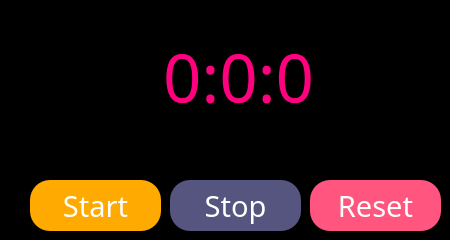
    <widget class="QWidget" name="tab_4">
     <property name="palette">
      <palette>
       <active>
        <colorrole role="WindowText">
         <brush brushstyle="SolidPattern">
          <color alpha="255">
           <red>36</red>
           <green>36</green>
           <blue>35</blue>
          </color>
         </brush>
        </colorrole>
        <colorrole role="Button">
         <brush brushstyle="SolidPattern">
          <color alpha="255">
           <red>0</red>
           <green>0</green>
           <blue>0</blue>
          </color>
         </brush>
        </colorrole>
        <colorrole role="Light">
         <brush brushstyle="SolidPattern">
          <color alpha="255">
           <red>70</red>
           <green>70</green>
           <blue>69</blue>
          </color>
         </brush>
        </colorrole>
        <colorrole role="Midlight">
         <brush brushstyle="SolidPattern">
          <color alpha="255">
           <red>58</red>
           <green>58</green>
           <blue>57</blue>
          </color>
         </brush>
        </colorrole>
        <colorrole role="Dark">
         <brush brushstyle="SolidPattern">
          <color alpha="255">
           <red>23</red>
           <green>23</green>
           <blue>23</blue>
          </color>
         </brush>
        </colorrole>
        <colorrole role="Mid">
         <brush brushstyle="SolidPattern">
          <color alpha="255">
           <red>31</red>
           <green>31</green>
           <blue>31</blue>
          </color>
         </brush>
        </colorrole>
        <colorrole role="Text">
         <brush brushstyle="SolidPattern">
          <color alpha="255">
           <red>255</red>
           <green>255</green>
           <blue>255</blue>
          </color>
         </brush>
        </colorrole>
        <colorrole role="BrightText">
         <brush brushstyle="SolidPattern">
          <color alpha="255">
           <red>255</red>
           <green>255</green>
           <blue>255</blue>
          </color>
         </brush>
        </colorrole>
        <colorrole role="ButtonText">
         <brush brushstyle="SolidPattern">
          <color alpha="255">
           <red>51</red>
           <green>51</green>
           <blue>50</blue>
          </color>
         </brush>
        </colorrole>
        <colorrole role="Base">
         <brush brushstyle="SolidPattern">
          <color alpha="255">
           <red>0</red>
           <green>0</green>
           <blue>0</blue>
          </color>
         </brush>
        </colorrole>
        <colorrole role="Window">
         <brush brushstyle="SolidPattern">
          <color alpha="255">
           <red>0</red>
           <green>0</green>
           <blue>0</blue>
          </color>
         </brush>
        </colorrole>
        <colorrole role="Shadow">
         <brush brushstyle="SolidPattern">
          <color alpha="255">
           <red>0</red>
           <green>0</green>
           <blue>0</blue>
          </color>
         </brush>
        </colorrole>
        <colorrole role="AlternateBase">
         <brush brushstyle="SolidPattern">
          <color alpha="255">
           <red>23</red>
           <green>23</green>
           <blue>23</blue>
          </color>
         </brush>
        </colorrole>
        <colorrole role="ToolTipBase">
         <brush brushstyle="SolidPattern">
          <color alpha="255">
           <red>255</red>
           <green>255</green>
           <blue>220</blue>
          </color>
         </brush>
        </colorrole>
        <colorrole role="ToolTipText">
         <brush brushstyle="SolidPattern">
          <color alpha="255">
           <red>0</red>
           <green>0</green>
           <blue>0</blue>
          </color>
         </brush>
        </colorrole>
        <colorrole role="PlaceholderText">
         <brush brushstyle="SolidPattern">
          <color alpha="127">
           <red>255</red>
           <green>255</green>
           <blue>255</blue>
          </color>
         </brush>
        </colorrole>
        <colorrole role="Accent">
         <brush brushstyle="SolidPattern">
          <color alpha="255">
           <red>0</red>
           <green>0</green>
           <blue>0</blue>
          </color>
         </brush>
        </colorrole>
       </active>
       <inactive>
        <colorrole role="WindowText">
         <brush brushstyle="SolidPattern">
          <color alpha="255">
           <red>36</red>
           <green>36</green>
           <blue>35</blue>
          </color>
         </brush>
        </colorrole>
        <colorrole role="Button">
         <brush brushstyle="SolidPattern">
          <color alpha="255">
           <red>0</red>
           <green>0</green>
           <blue>0</blue>
          </color>
         </brush>
        </colorrole>
        <colorrole role="Light">
         <brush brushstyle="SolidPattern">
          <color alpha="255">
           <red>70</red>
           <green>70</green>
           <blue>69</blue>
          </color>
         </brush>
        </colorrole>
        <colorrole role="Midlight">
         <brush brushstyle="SolidPattern">
          <color alpha="255">
           <red>58</red>
           <green>58</green>
           <blue>57</blue>
          </color>
         </brush>
        </colorrole>
        <colorrole role="Dark">
         <brush brushstyle="SolidPattern">
          <color alpha="255">
           <red>23</red>
           <green>23</green>
           <blue>23</blue>
          </color>
         </brush>
        </colorrole>
        <colorrole role="Mid">
         <brush brushstyle="SolidPattern">
          <color alpha="255">
           <red>31</red>
           <green>31</green>
           <blue>31</blue>
          </color>
         </brush>
        </colorrole>
        <colorrole role="Text">
         <brush brushstyle="SolidPattern">
          <color alpha="255">
           <red>255</red>
           <green>255</green>
           <blue>255</blue>
          </color>
         </brush>
        </colorrole>
        <colorrole role="BrightText">
         <brush brushstyle="SolidPattern">
          <color alpha="255">
           <red>255</red>
           <green>255</green>
           <blue>255</blue>
          </color>
         </brush>
        </colorrole>
        <colorrole role="ButtonText">
         <brush brushstyle="SolidPattern">
          <color alpha="255">
           <red>51</red>
           <green>51</green>
           <blue>50</blue>
          </color>
         </brush>
        </colorrole>
        <colorrole role="Base">
         <brush brushstyle="SolidPattern">
          <color alpha="255">
           <red>0</red>
           <green>0</green>
           <blue>0</blue>
          </color>
         </brush>
        </colorrole>
        <colorrole role="Window">
         <brush brushstyle="SolidPattern">
          <color alpha="255">
           <red>0</red>
           <green>0</green>
           <blue>0</blue>
          </color>
         </brush>
        </colorrole>
        <colorrole role="Shadow">
         <brush brushstyle="SolidPattern">
          <color alpha="255">
           <red>0</red>
           <green>0</green>
           <blue>0</blue>
          </color>
         </brush>
        </colorrole>
        <colorrole role="AlternateBase">
         <brush brushstyle="SolidPattern">
          <color alpha="255">
           <red>23</red>
           <green>23</green>
           <blue>23</blue>
          </color>
         </brush>
        </colorrole>
        <colorrole role="ToolTipBase">
         <brush brushstyle="SolidPattern">
          <color alpha="255">
           <red>255</red>
           <green>255</green>
           <blue>220</blue>
          </color>
         </brush>
        </colorrole>
        <colorrole role="ToolTipText">
         <brush brushstyle="SolidPattern">
          <color alpha="255">
           <red>0</red>
           <green>0</green>
           <blue>0</blue>
          </color>
         </brush>
        </colorrole>
        <colorrole role="PlaceholderText">
         <brush brushstyle="SolidPattern">
          <color alpha="127">
           <red>255</red>
           <green>255</green>
           <blue>255</blue>
          </color>
         </brush>
        </colorrole>
        <colorrole role="Accent">
         <brush brushstyle="SolidPattern">
          <color alpha="255">
           <red>0</red>
           <green>0</green>
           <blue>0</blue>
          </color>
         </brush>
        </colorrole>
       </inactive>
       <disabled>
        <colorrole role="WindowText">
         <brush brushstyle="SolidPattern">
          <color alpha="255">
           <red>23</red>
           <green>23</green>
           <blue>23</blue>
          </color>
         </brush>
        </colorrole>
        <colorrole role="Button">
         <brush brushstyle="SolidPattern">
          <color alpha="255">
           <red>0</red>
           <green>0</green>
           <blue>0</blue>
          </color>
         </brush>
        </colorrole>
        <colorrole role="Light">
         <brush brushstyle="SolidPattern">
          <color alpha="255">
           <red>70</red>
           <green>70</green>
           <blue>69</blue>
          </color>
         </brush>
        </colorrole>
        <colorrole role="Midlight">
         <brush brushstyle="SolidPattern">
          <color alpha="255">
           <red>58</red>
           <green>58</green>
           <blue>57</blue>
          </color>
         </brush>
        </colorrole>
        <colorrole role="Dark">
         <brush brushstyle="SolidPattern">
          <color alpha="255">
           <red>23</red>
           <green>23</green>
           <blue>23</blue>
          </color>
         </brush>
        </colorrole>
        <colorrole role="Mid">
         <brush brushstyle="SolidPattern">
          <color alpha="255">
           <red>31</red>
           <green>31</green>
           <blue>31</blue>
          </color>
         </brush>
        </colorrole>
        <colorrole role="Text">
         <brush brushstyle="SolidPattern">
          <color alpha="255">
           <red>23</red>
           <green>23</green>
           <blue>23</blue>
          </color>
         </brush>
        </colorrole>
        <colorrole role="BrightText">
         <brush brushstyle="SolidPattern">
          <color alpha="255">
           <red>255</red>
           <green>255</green>
           <blue>255</blue>
          </color>
         </brush>
        </colorrole>
        <colorrole role="ButtonText">
         <brush brushstyle="SolidPattern">
          <color alpha="255">
           <red>23</red>
           <green>23</green>
           <blue>23</blue>
          </color>
         </brush>
        </colorrole>
        <colorrole role="Base">
         <brush brushstyle="SolidPattern">
          <color alpha="255">
           <red>0</red>
           <green>0</green>
           <blue>0</blue>
          </color>
         </brush>
        </colorrole>
        <colorrole role="Window">
         <brush brushstyle="SolidPattern">
          <color alpha="255">
           <red>0</red>
           <green>0</green>
           <blue>0</blue>
          </color>
         </brush>
        </colorrole>
        <colorrole role="Shadow">
         <brush brushstyle="SolidPattern">
          <color alpha="255">
           <red>0</red>
           <green>0</green>
           <blue>0</blue>
          </color>
         </brush>
        </colorrole>
        <colorrole role="AlternateBase">
         <brush brushstyle="SolidPattern">
          <color alpha="255">
           <red>47</red>
           <green>47</green>
           <blue>46</blue>
          </color>
         </brush>
        </colorrole>
        <colorrole role="ToolTipBase">
         <brush brushstyle="SolidPattern">
          <color alpha="255">
           <red>255</red>
           <green>255</green>
           <blue>220</blue>
          </color>
         </brush>
        </colorrole>
        <colorrole role="ToolTipText">
         <brush brushstyle="SolidPattern">
          <color alpha="255">
           <red>0</red>
           <green>0</green>
           <blue>0</blue>
          </color>
         </brush>
        </colorrole>
        <colorrole role="PlaceholderText">
         <brush brushstyle="SolidPattern">
          <color alpha="127">
           <red>23</red>
           <green>23</green>
           <blue>23</blue>
          </color>
         </brush>
        </colorrole>
        <colorrole role="Accent">
         <brush brushstyle="SolidPattern">
          <color alpha="255">
           <red>33</red>
           <green>33</green>
           <blue>32</blue>
          </color>
         </brush>
        </colorrole>
       </disabled>
      </palette>
     </property>
     <property name="autoFillBackground">
      <bool>false</bool>
     </property>
     <property name="styleSheet">
      <string notr="true">background-color:rgba(0, 0, 0, 255)</string>
     </property>
     <attribute name="title">
      <string>StopWatch</string>
     </attribute>
     <widget class="QLabel" name="lbl_stopwatch">
      <property name="geometry">
       <rect>
        <x>48</x>
        <y>36</y>
        <width>381</width>
        <height>81</height>
       </rect>
      </property>
      <property name="palette">
       <palette>
        <active>
         <colorrole role="WindowText">
          <brush brushstyle="SolidPattern">
           <color alpha="255">
            <red>255</red>
            <green>255</green>
            <blue>255</blue>
           </color>
          </brush>
         </colorrole>
         <colorrole role="Button">
          <brush brushstyle="SolidPattern">
           <color alpha="255">
            <red>0</red>
            <green>0</green>
            <blue>0</blue>
           </color>
          </brush>
         </colorrole>
         <colorrole role="Light">
          <brush brushstyle="SolidPattern">
           <color alpha="255">
            <red>37</red>
            <green>63</green>
            <blue>75</blue>
           </color>
          </brush>
         </colorrole>
         <colorrole role="Midlight">
          <brush brushstyle="SolidPattern">
           <color alpha="255">
            <red>31</red>
            <green>52</green>
            <blue>62</blue>
           </color>
          </brush>
         </colorrole>
         <colorrole role="Dark">
          <brush brushstyle="SolidPattern">
           <color alpha="255">
            <red>12</red>
            <green>21</green>
            <blue>25</blue>
           </color>
          </brush>
         </colorrole>
         <colorrole role="Mid">
          <brush brushstyle="SolidPattern">
           <color alpha="255">
            <red>17</red>
            <green>28</green>
            <blue>33</blue>
           </color>
          </brush>
         </colorrole>
         <colorrole role="Text">
          <brush brushstyle="SolidPattern">
           <color alpha="255">
            <red>255</red>
            <green>255</green>
            <blue>255</blue>
           </color>
          </brush>
         </colorrole>
         <colorrole role="BrightText">
          <brush brushstyle="SolidPattern">
           <color alpha="255">
            <red>255</red>
            <green>255</green>
            <blue>255</blue>
           </color>
          </brush>
         </colorrole>
         <colorrole role="ButtonText">
          <brush brushstyle="SolidPattern">
           <color alpha="255">
            <red>255</red>
            <green>255</green>
            <blue>255</blue>
           </color>
          </brush>
         </colorrole>
         <colorrole role="Base">
          <brush brushstyle="SolidPattern">
           <color alpha="255">
            <red>0</red>
            <green>0</green>
            <blue>0</blue>
           </color>
          </brush>
         </colorrole>
         <colorrole role="Window">
          <brush brushstyle="SolidPattern">
           <color alpha="255">
            <red>0</red>
            <green>0</green>
            <blue>0</blue>
           </color>
          </brush>
         </colorrole>
         <colorrole role="Shadow">
          <brush brushstyle="SolidPattern">
           <color alpha="255">
            <red>0</red>
            <green>0</green>
            <blue>0</blue>
           </color>
          </brush>
         </colorrole>
         <colorrole role="AlternateBase">
          <brush brushstyle="SolidPattern">
           <color alpha="255">
            <red>12</red>
            <green>21</green>
            <blue>25</blue>
           </color>
          </brush>
         </colorrole>
         <colorrole role="ToolTipBase">
          <brush brushstyle="SolidPattern">
           <color alpha="255">
            <red>255</red>
            <green>255</green>
            <blue>220</blue>
           </color>
          </brush>
         </colorrole>
         <colorrole role="ToolTipText">
          <brush brushstyle="SolidPattern">
           <color alpha="255">
            <red>0</red>
            <green>0</green>
            <blue>0</blue>
           </color>
          </brush>
         </colorrole>
         <colorrole role="PlaceholderText">
          <brush brushstyle="SolidPattern">
           <color alpha="127">
            <red>255</red>
            <green>255</green>
            <blue>255</blue>
           </color>
          </brush>
         </colorrole>
         <colorrole role="Accent">
          <brush brushstyle="SolidPattern">
           <color alpha="255">
            <red>0</red>
            <green>0</green>
            <blue>0</blue>
           </color>
          </brush>
         </colorrole>
        </active>
        <inactive>
         <colorrole role="WindowText">
          <brush brushstyle="SolidPattern">
           <color alpha="255">
            <red>255</red>
            <green>255</green>
            <blue>255</blue>
           </color>
          </brush>
         </colorrole>
         <colorrole role="Button">
          <brush brushstyle="SolidPattern">
           <color alpha="255">
            <red>0</red>
            <green>0</green>
            <blue>0</blue>
           </color>
          </brush>
         </colorrole>
         <colorrole role="Light">
          <brush brushstyle="SolidPattern">
           <color alpha="255">
            <red>37</red>
            <green>63</green>
            <blue>75</blue>
           </color>
          </brush>
         </colorrole>
         <colorrole role="Midlight">
          <brush brushstyle="SolidPattern">
           <color alpha="255">
            <red>31</red>
            <green>52</green>
            <blue>62</blue>
           </color>
          </brush>
         </colorrole>
         <colorrole role="Dark">
          <brush brushstyle="SolidPattern">
           <color alpha="255">
            <red>12</red>
            <green>21</green>
            <blue>25</blue>
           </color>
          </brush>
         </colorrole>
         <colorrole role="Mid">
          <brush brushstyle="SolidPattern">
           <color alpha="255">
            <red>17</red>
            <green>28</green>
            <blue>33</blue>
           </color>
          </brush>
         </colorrole>
         <colorrole role="Text">
          <brush brushstyle="SolidPattern">
           <color alpha="255">
            <red>255</red>
            <green>255</green>
            <blue>255</blue>
           </color>
          </brush>
         </colorrole>
         <colorrole role="BrightText">
          <brush brushstyle="SolidPattern">
           <color alpha="255">
            <red>255</red>
            <green>255</green>
            <blue>255</blue>
           </color>
          </brush>
         </colorrole>
         <colorrole role="ButtonText">
          <brush brushstyle="SolidPattern">
           <color alpha="255">
            <red>255</red>
            <green>255</green>
            <blue>255</blue>
           </color>
          </brush>
         </colorrole>
         <colorrole role="Base">
          <brush brushstyle="SolidPattern">
           <color alpha="255">
            <red>0</red>
            <green>0</green>
            <blue>0</blue>
           </color>
          </brush>
         </colorrole>
         <colorrole role="Window">
          <brush brushstyle="SolidPattern">
           <color alpha="255">
            <red>0</red>
            <green>0</green>
            <blue>0</blue>
           </color>
          </brush>
         </colorrole>
         <colorrole role="Shadow">
          <brush brushstyle="SolidPattern">
           <color alpha="255">
            <red>0</red>
            <green>0</green>
            <blue>0</blue>
           </color>
          </brush>
         </colorrole>
         <colorrole role="AlternateBase">
          <brush brushstyle="SolidPattern">
           <color alpha="255">
            <red>12</red>
            <green>21</green>
            <blue>25</blue>
           </color>
          </brush>
         </colorrole>
         <colorrole role="ToolTipBase">
          <brush brushstyle="SolidPattern">
           <color alpha="255">
            <red>255</red>
            <green>255</green>
            <blue>220</blue>
           </color>
          </brush>
         </colorrole>
         <colorrole role="ToolTipText">
          <brush brushstyle="SolidPattern">
           <color alpha="255">
            <red>0</red>
            <green>0</green>
            <blue>0</blue>
           </color>
          </brush>
         </colorrole>
         <colorrole role="PlaceholderText">
          <brush brushstyle="SolidPattern">
           <color alpha="127">
            <red>255</red>
            <green>255</green>
            <blue>255</blue>
           </color>
          </brush>
         </colorrole>
         <colorrole role="Accent">
          <brush brushstyle="SolidPattern">
           <color alpha="255">
            <red>0</red>
            <green>0</green>
            <blue>0</blue>
           </color>
          </brush>
         </colorrole>
        </inactive>
        <disabled>
         <colorrole role="WindowText">
          <brush brushstyle="SolidPattern">
           <color alpha="255">
            <red>12</red>
            <green>21</green>
            <blue>25</blue>
           </color>
          </brush>
         </colorrole>
         <colorrole role="Button">
          <brush brushstyle="SolidPattern">
           <color alpha="255">
            <red>0</red>
            <green>0</green>
            <blue>0</blue>
           </color>
          </brush>
         </colorrole>
         <colorrole role="Light">
          <brush brushstyle="SolidPattern">
           <color alpha="255">
            <red>37</red>
            <green>63</green>
            <blue>75</blue>
           </color>
          </brush>
         </colorrole>
         <colorrole role="Midlight">
          <brush brushstyle="SolidPattern">
           <color alpha="255">
            <red>31</red>
            <green>52</green>
            <blue>62</blue>
           </color>
          </brush>
         </colorrole>
         <colorrole role="Dark">
          <brush brushstyle="SolidPattern">
           <color alpha="255">
            <red>12</red>
            <green>21</green>
            <blue>25</blue>
           </color>
          </brush>
         </colorrole>
         <colorrole role="Mid">
          <brush brushstyle="SolidPattern">
           <color alpha="255">
            <red>17</red>
            <green>28</green>
            <blue>33</blue>
           </color>
          </brush>
         </colorrole>
         <colorrole role="Text">
          <brush brushstyle="SolidPattern">
           <color alpha="255">
            <red>12</red>
            <green>21</green>
            <blue>25</blue>
           </color>
          </brush>
         </colorrole>
         <colorrole role="BrightText">
          <brush brushstyle="SolidPattern">
           <color alpha="255">
            <red>255</red>
            <green>255</green>
            <blue>255</blue>
           </color>
          </brush>
         </colorrole>
         <colorrole role="ButtonText">
          <brush brushstyle="SolidPattern">
           <color alpha="255">
            <red>12</red>
            <green>21</green>
            <blue>25</blue>
           </color>
          </brush>
         </colorrole>
         <colorrole role="Base">
          <brush brushstyle="SolidPattern">
           <color alpha="255">
            <red>0</red>
            <green>0</green>
            <blue>0</blue>
           </color>
          </brush>
         </colorrole>
         <colorrole role="Window">
          <brush brushstyle="SolidPattern">
           <color alpha="255">
            <red>0</red>
            <green>0</green>
            <blue>0</blue>
           </color>
          </brush>
         </colorrole>
         <colorrole role="Shadow">
          <brush brushstyle="SolidPattern">
           <color alpha="255">
            <red>0</red>
            <green>0</green>
            <blue>0</blue>
           </color>
          </brush>
         </colorrole>
         <colorrole role="AlternateBase">
          <brush brushstyle="SolidPattern">
           <color alpha="255">
            <red>25</red>
            <green>42</green>
            <blue>50</blue>
           </color>
          </brush>
         </colorrole>
         <colorrole role="ToolTipBase">
          <brush brushstyle="SolidPattern">
           <color alpha="255">
            <red>255</red>
            <green>255</green>
            <blue>220</blue>
           </color>
          </brush>
         </colorrole>
         <colorrole role="ToolTipText">
          <brush brushstyle="SolidPattern">
           <color alpha="255">
            <red>0</red>
            <green>0</green>
            <blue>0</blue>
           </color>
          </brush>
         </colorrole>
         <colorrole role="PlaceholderText">
          <brush brushstyle="SolidPattern">
           <color alpha="127">
            <red>12</red>
            <green>21</green>
            <blue>25</blue>
           </color>
          </brush>
         </colorrole>
         <colorrole role="Accent">
          <brush brushstyle="SolidPattern">
           <color alpha="255">
            <red>18</red>
            <green>30</green>
            <blue>35</blue>
           </color>
          </brush>
         </colorrole>
        </disabled>
       </palette>
      </property>
      <property name="font">
       <font>
        <family>FS Sevegment</family>
        <pointsize>50</pointsize>
        <italic>false</italic>
        <bold>false</bold>
        <underline>false</underline>
        <strikeout>false</strikeout>
       </font>
      </property>
      <property name="styleSheet">
       <string notr="true">color: rgb(255, 0, 127);</string>
      </property>
      <property name="text">
       <string>0:0:0</string>
      </property>
      <property name="alignment">
       <set>Qt::AlignCenter</set>
      </property>
     </widget>
     <widget class="QPushButton" name="btn_start_stopwatch">
      <property name="geometry">
       <rect>
        <x>30</x>
        <y>180</y>
        <width>131</width>
        <height>51</height>
       </rect>
      </property>
      <property name="font">
       <font>
        <family>Digital-7</family>
        <pointsize>22</pointsize>
        <italic>false</italic>
        <bold>false</bold>
        <underline>false</underline>
        <strikeout>false</strikeout>
       </font>
      </property>
      <property name="styleSheet">
       <string notr="true">background-color: rgb(255, 170, 0);
color: rgb(255, 255, 255);
border-radius: 20px;</string>
      </property>
      <property name="text">
       <string>Start</string>
      </property>
     </widget>
     <widget class="QPushButton" name="btn_stop_stopwatch">
      <property name="geometry">
       <rect>
        <x>170</x>
        <y>180</y>
        <width>131</width>
        <height>51</height>
       </rect>
      </property>
      <property name="font">
       <font>
        <family>Digital-7</family>
        <pointsize>22</pointsize>
        <italic>false</italic>
        <bold>false</bold>
        <underline>false</underline>
        <strikeout>false</strikeout>
       </font>
      </property>
      <property name="styleSheet">
       <string notr="true">background-color: rgb(85, 85, 127);
color: rgb(255, 255, 255);
border-radius: 20px;</string>
      </property>
      <property name="text">
       <string>Stop</string>
      </property>
     </widget>
     <widget class="QPushButton" name="btn_reset_stopwatch">
      <property name="geometry">
       <rect>
        <x>310</x>
        <y>180</y>
        <width>131</width>
        <height>51</height>
       </rect>
      </property>
      <property name="font">
       <font>
        <family>Digital-7</family>
        <pointsize>22</pointsize>
        <italic>false</italic>
        <bold>false</bold>
        <underline>false</underline>
        <strikeout>false</strikeout>
       </font>
      </property>
      <property name="styleSheet">
       <string notr="true">background-color: rgb(255, 85, 127);
color: rgb(255, 255, 255);
border-radius: 20px;</string>
      </property>
      <property name="text">
       <string>Reset</string>
      </property>
     </widget>
    </widget>
